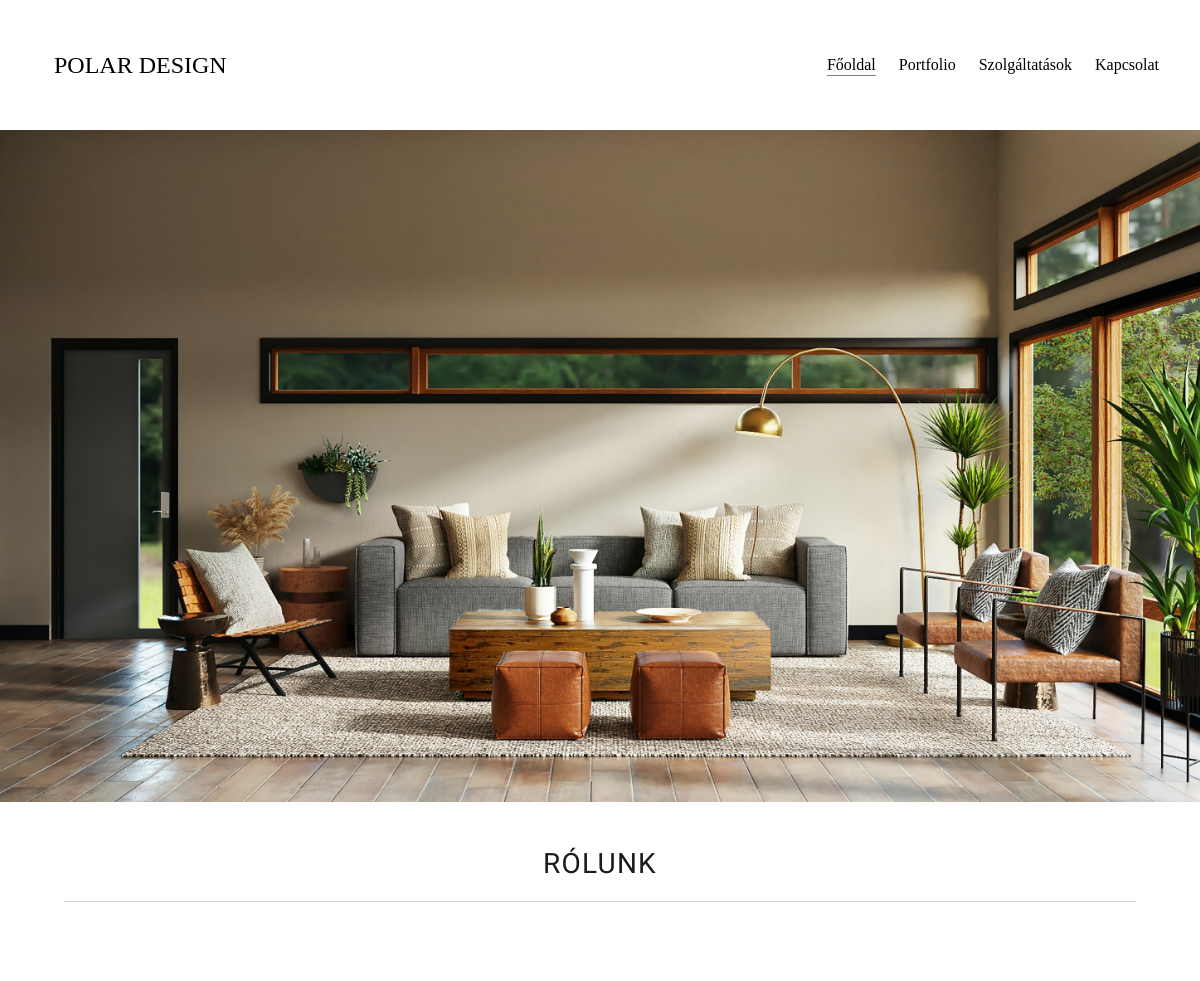
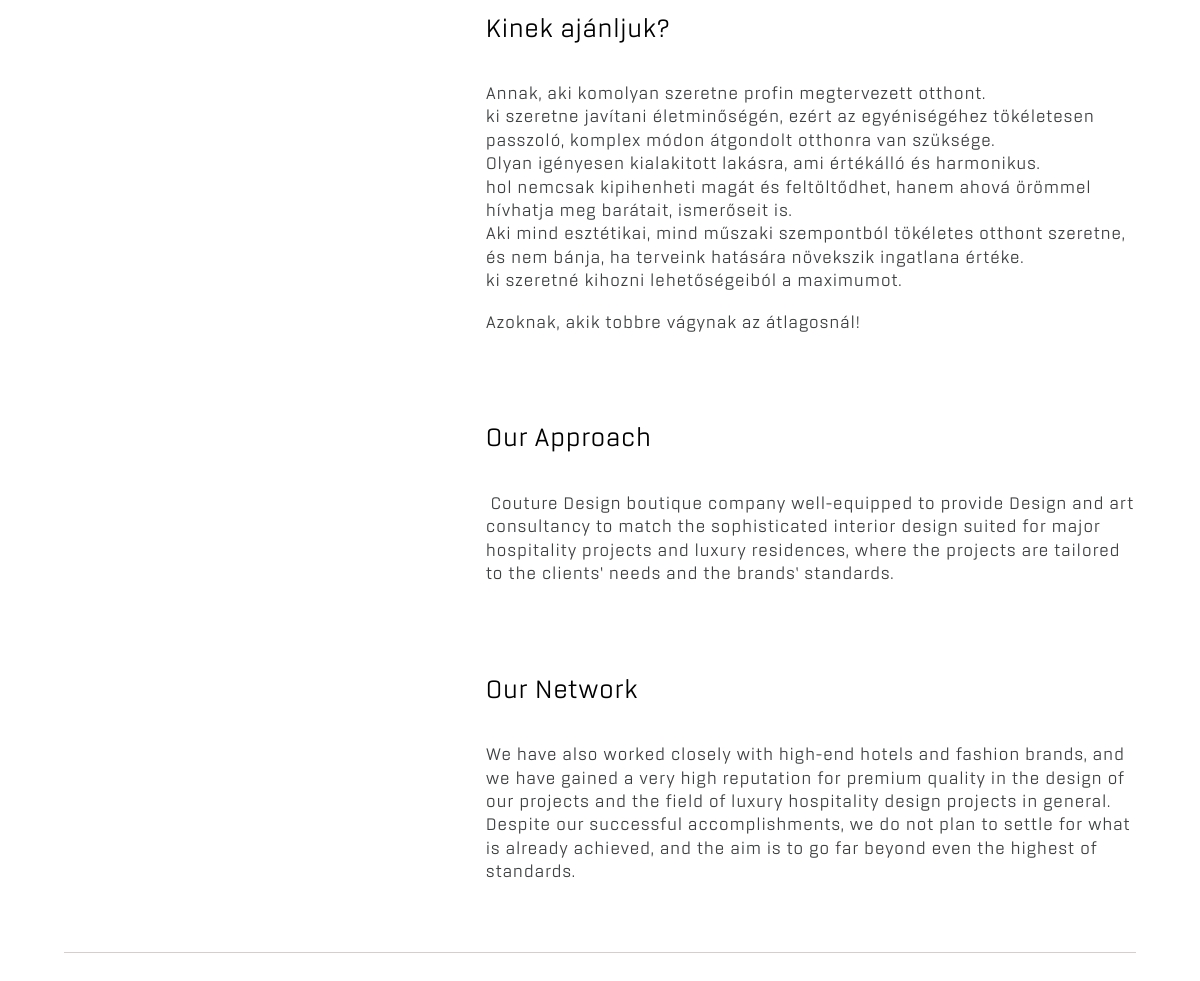
The page / on the database its author committed (2 pictures, top to bottom).
### APP/models.py (models this page shows, shortened)
class Fooldal(models.Model):
    kategoria = models.CharField(max_length=30)
    text = RichTextField(null=True)
    sorszam = models.IntegerField(unique=True)
    class Meta:
        verbose_name = ("Fooldal")
        verbose_name_plural = ("Fooldal")

### APP/views.py (the view)
# urls.py: path('', home_view, name="home"),
def home_view(request, *args, **kwargs):
    topics = Fooldal.objects.all().order_by("sorszam")
    return render(request, "home.html", {'topics' : topics})

### templates/home.html (shortened to what this page needs)
{% load static %}
{% load filter %}
<!DOCTYPE html>
<html lang="en">
<head>
    <link rel="stylesheet" href="{% static 'css/main.css' %}" />
    <link rel="stylesheet" href="{% static 'css/portfolio.css' %}" />
    <link rel="stylesheet" href="{% static 'css/projekt.css' %}" />
    <link rel="stylesheet" href="{% static 'css/width.css' %}" />
    <link rel="stylesheet" href="{% static 'css/root.css' %}" />
</head>
<body data-barba="wrapper">
    <main data-barba="container" data-barba-namespace="home">
    <div id="wrapper">
        <nav>
            <div id="navleft">
                <div>Polar Design</div>
            </div>
            <div id="navdiv">
                <ul id="nav_ul">
                    <li class="nav_li current"><a href="{{ domain }}/">Főoldal</a></li>
                    <li class="nav_li"><a href="{{ domain }}/portfolio">Portfolio</a></li>
                    <li class="nav_li"><a href="{{ domain }}/szolgaltatasok">Szolgáltatások</a></li>
                    <li class="nav_li"><a href="{{ domain }}/kapcsolat">Kapcsolat</a></li>
                </ul>
            </div>
        </nav>
        <div id="main">
            <div class="inner">
                <div id="image">
                    <img src="{% static '../static/images/bg3.jpg' %}" alt="">
                </div>
                <section id="section1">
                    <div class="section_cim">
                        <h1>Rólunk</h1>
                    </div>
                    <hr>
                    <div class="section_belso">
                        <div class="section_belso_kep">
                            <div>
                            </div>
                        </div>
                        <div class="section_belso_belso">
                            {% for item in topics %}
                            <div class="section_belso_cim"><h2>{{item.kategoria}}</h2></div>
                            <div class="section_belso_szoveg">
                                <p>{{item.text|safe}}</p>
                             </div>
                            {% endfor %}
                        </div>
                    </div>
                    <hr>
                </section>
            </div>
        </div>
    </div>
</main>
</body>
</html>

### static/css/main.css (style rules this page uses)
body { line-height: 1.0; min-height: 100vh; min-width: 320px; overflow-x: hidden; word-wrap: break-word; margin: 0px; font-family: 'RoganRegular'; }
nav { font-family: 'AvenirLight'; }
ol, ul { list-style: none; margin: 0; padding: 0; }
a { text-decoration: none; color:black; }
#wrapper { align-items: center; display: flex; flex-direction: column; justify-content: flex-start; min-height: 100vh; overflow: hidden; position: relative; z-index: 2; }
.current a::after { opacity: 1!important; width: 100%!important; }
.nav_li a::before, .nav_li a::after { position: absolute; opacity: 0; width: 0%; height: 1px; content: ''; background: #7e7e7e; transition: all 0.3s; }
.nav_li a::before { left: 0px; top: -3px; }
.nav_li a::after { right: 0px; bottom: -3px; }
#main { align-items: center; display: flex; flex-grow: 0; flex-shrink: 0; justify-content: center; max-width: 100%; position: relative; text-align: center; z-index: 1; }
.inner { border-radius: inherit; max-width: 100%; position: relative; width: 75rem; z-index: 1; padding: 4rem; padding-top: 130px; }
#image { border-radius: 0 !important; max-width: 100vw; position: relative; width: 100vw; left: 50%; margin-left: -50vw; right: auto; height: 42rem; }
#image img { object-fit: cover; object-position: center; width: 100% !important; height: 100%; }
nav { height: 130px; width: 100%; position: fixed; color: black; background-color: white; z-index: 10; display: grid; grid-template-columns: 35% 65%; }
#navleft, #navright { display: flex; flex-direction: row; }
#navleft div { font-size: 24px; text-transform: uppercase; margin-top: auto; margin-bottom: auto; margin-left: 54px; font-family: 'AvenirMedium'; }
#navdiv { display: flex; flex-direction: column; height: 100%; margin-right: 18px; margin-left: auto; }
#nav_ul { text-align: center; display: flex; justify-content: center; padding-left: 0px; height: 100%; font-size: 16px; }
.nav_li { position: relative; box-sizing: border-box; overflow: visible; visibility: inherit; list-style-type: none; float: left; margin: auto; margin-right: 23px; }
section { margin-top: 48px; letter-spacing: 1.2px; }
.section_cim h1 { text-transform: uppercase; color: rgb(27, 27, 27); font-size: 28px; font-family: 'Red Hat Display', sans-serif; font-weight: 400; }
.section_belso { margin-top: 72px; display: grid; grid-template-columns: 30% 70%; }
.section_belso_belso { width: 650px; display: flex; flex-direction: column; justify-self: end; text-align: left; }
section h2 { font-weight: 400!important; font-size: 27px; }
.section_belso_szoveg { color: #3d3f40; line-height: 1.3; margin-bottom: 50px; font-size: 18px; }
section hr, .inner hr { border: 0; margin: 0; width: 100%; border-top: 1px solid #d7cdcd; color: rgb(27, 27, 27); }

### static/css/portfolio.css (style rules this page uses)
hr { margin-bottom: 35px!important; }
section { max-width: 2000px; }

### static/css/root.css (style rules this page uses)
:root { --background:linear-gradient(254deg, #D9BF98 21%, #E08791 88%); --dominans: #2b2b2b; }

### rows shown on the page
Fooldal: kategoria "Kinek ajánljuk?", text "Annak, aki komolyan szeretne profin megtervezett otthont. ki szeretne javítani életminőségén, ezért az egyéniségéhez tökéletesen passzoló, komplex módon átgondolt otthonra van szüksége. Olyan igényesen kialakitott lakásra, ami értékálló és harmonikus. hol nemcsak kipihenheti magát és feltöltődhet, hanem ahová örömmel hívhatja meg barátait, ismerőseit is. Aki mind esztétikai, mind műszaki szempontból tökéletes otthont szeretne, és nem bánja, ha terveink hatására növekszik ingatlana értéke. ki szeretné kihozni lehetőségeiból a maximumot. Azoknak, akik tobbre vágynak az átlagosnál!"
Fooldal: kategoria "Our Approach", text "Couture Design boutique company well-equipped to provide Design and art consultancy to match the sophisticated interior design suited for major hospitality projects and luxury residences, where the projects are tailored to the clients’ needs and the brands’ standards."
Fooldal: kategoria "Our Network", text "We have also worked closely with high-end hotels and fashion brands, and we have gained a very high reputation for premium quality in the design of our projects and the field of luxury hospitality design projects in general. Despite our successful accomplishments, we do not plan to settle for what is already achieved, and the aim is to go far beyond even the highest of standards."
